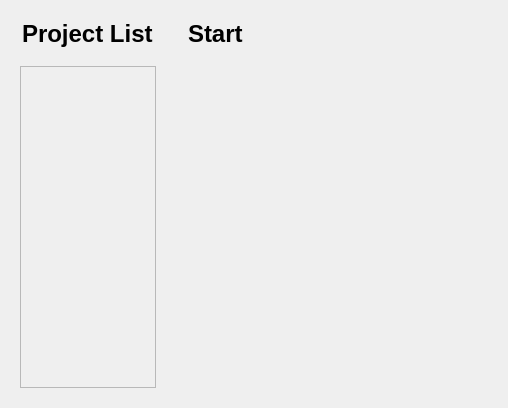
<?xml version="1.0" encoding="UTF-8"?>
<ui version="4.0">
 <class>NewProjectZeroWidget</class>
 <widget class="QWidget" name="NewProjectZeroWidget">
  <property name="geometry">
   <rect>
    <x>0</x>
    <y>0</y>
    <width>508</width>
    <height>408</height>
   </rect>
  </property>
  <property name="windowTitle">
   <string>Form</string>
  </property>
  <layout class="QHBoxLayout" name="horizontalLayout">
   <property name="spacing">
    <number>12</number>
   </property>
   <property name="leftMargin">
    <number>0</number>
   </property>
   <property name="topMargin">
    <number>0</number>
   </property>
   <property name="rightMargin">
    <number>0</number>
   </property>
   <property name="bottomMargin">
    <number>0</number>
   </property>
   <item>
    <widget class="QWidget" name="left" native="true">
     <layout class="QVBoxLayout" name="verticalLayout">
      <property name="leftMargin">
       <number>20</number>
      </property>
      <property name="topMargin">
       <number>20</number>
      </property>
      <property name="rightMargin">
       <number>0</number>
      </property>
      <property name="bottomMargin">
       <number>20</number>
      </property>
      <item>
       <widget class="QLabel" name="label">
        <property name="font">
         <font>
          <pointsize>18</pointsize>
          <bold>true</bold>
         </font>
        </property>
        <property name="text">
         <string>Project List</string>
        </property>
        <property name="indent">
         <number>2</number>
        </property>
       </widget>
      </item>
      <item>
       <spacer name="verticalSpacer_2">
        <property name="orientation">
         <enum>Qt::Vertical</enum>
        </property>
        <property name="sizeType">
         <enum>QSizePolicy::Fixed</enum>
        </property>
        <property name="sizeHint" stdset="0">
         <size>
          <width>20</width>
          <height>12</height>
         </size>
        </property>
       </spacer>
      </item>
      <item>
       <widget class="ady::ListView" name="listView">
        <property name="widgetResizable">
         <bool>true</bool>
        </property>
        <widget class="QWidget" name="scrollAreaWidgetContents">
         <property name="geometry">
          <rect>
           <x>0</x>
           <y>0</y>
           <width>134</width>
           <height>312</height>
          </rect>
         </property>
        </widget>
       </widget>
      </item>
     </layout>
    </widget>
   </item>
   <item>
    <widget class="QWidget" name="right" native="true">
     <layout class="QVBoxLayout" name="verticalLayout_2">
      <property name="leftMargin">
       <number>20</number>
      </property>
      <property name="topMargin">
       <number>20</number>
      </property>
      <property name="rightMargin">
       <number>20</number>
      </property>
      <property name="bottomMargin">
       <number>20</number>
      </property>
      <item>
       <widget class="QLabel" name="label_2">
        <property name="font">
         <font>
          <pointsize>18</pointsize>
          <bold>true</bold>
         </font>
        </property>
        <property name="text">
         <string>Start</string>
        </property>
       </widget>
      </item>
      <item>
       <spacer name="verticalSpacer_3">
        <property name="orientation">
         <enum>Qt::Vertical</enum>
        </property>
        <property name="sizeType">
         <enum>QSizePolicy::Fixed</enum>
        </property>
        <property name="sizeHint" stdset="0">
         <size>
          <width>20</width>
          <height>18</height>
         </size>
        </property>
       </spacer>
      </item>
      <item>
       <widget class="ady::ITDButton" name="newProject">
        <property name="sizePolicy">
         <sizepolicy hsizetype="Minimum" vsizetype="Preferred">
          <horstretch>0</horstretch>
          <verstretch>0</verstretch>
         </sizepolicy>
        </property>
        <property name="minimumSize">
         <size>
          <width>300</width>
          <height>0</height>
         </size>
        </property>
       </widget>
      </item>
      <item>
       <spacer name="verticalSpacer">
        <property name="orientation">
         <enum>Qt::Vertical</enum>
        </property>
        <property name="sizeHint" stdset="0">
         <size>
          <width>20</width>
          <height>312</height>
         </size>
        </property>
       </spacer>
      </item>
     </layout>
    </widget>
   </item>
  </layout>
 </widget>
 <customwidgets>
  <customwidget>
   <class>ady::ITDButton</class>
   <extends>QFrame</extends>
   <header>components/itd_button.h</header>
   <container>1</container>
  </customwidget>
  <customwidget>
   <class>ady::ListView</class>
   <extends>QScrollArea</extends>
   <header>components/listview/listview.h</header>
   <container>1</container>
  </customwidget>
 </customwidgets>
 <resources/>
 <connections/>
</ui>
